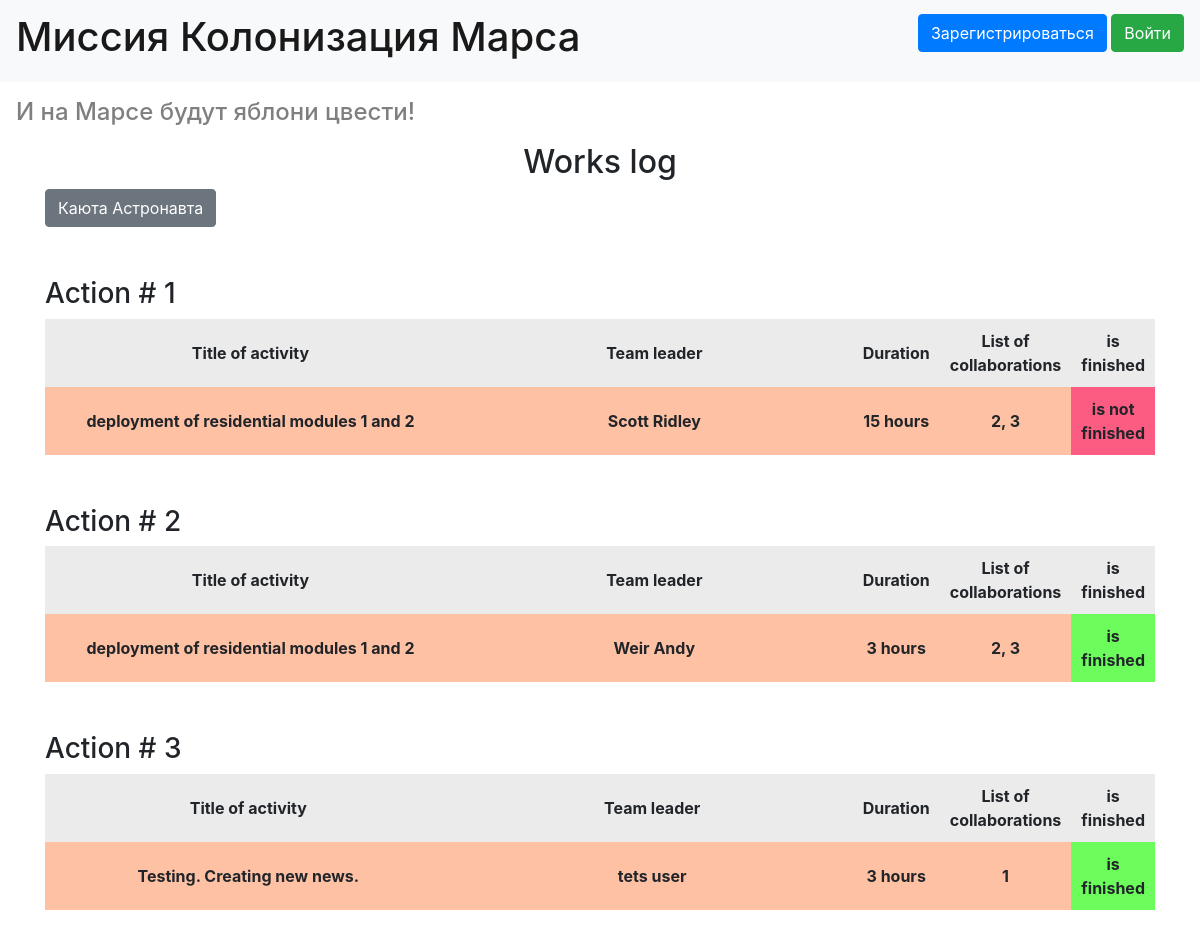
The app's page /index/ with its own data.
### app/data/models/jobs.py (models this page shows)
class Jobs(Declarative_Base, UserMixin, SerializerMixin):
    __tablename__ = 'jobs'
    id = Column(Integer, primary_key=True, autoincrement=True)
    team_leader = Column(Integer, ForeignKey("users.id"))
    job = Column(String, nullable=True)
    work_size = Column(Integer, nullable=True)
    collaborators = Column(String, nullable=True)
    start_date = Column(DateTime, default=datetime.datetime.now)
    end_date = Column(DateTime, nullable=True)
    is_finished = Column(Boolean, default=False)
    is_published = Column(Boolean, default=True)
    user = orm.relationship('User')

### app/routes/main.py (the view)
@bp.route("/")
@bp.route("/index/")
@bp.route("/<title>")
@bp.route("/index/<title>")
def index(title=''):
    with current_app.db_connect.get_session() as session:
        jobs = session.query(Jobs).options(joinedload(Jobs.user)).all()
    models_struct_data = {
        "table_titles": [
            "Title of activity",
            "Team leader",
            "Duration",
            "List of collaborations",
            "is finished"
        ],
        "jobs": []
    }
    for job in jobs:
        job_struct = list()
        job_struct.append(job.id)
        job_struct.append(job.job)
        job_struct.append(job.user.surname + ' ' + job.user.name)
        job_struct.append(str(job.work_size) + " hours")
        job_struct.append(job.collaborators)
        job_struct.append("is finished" if job.is_finished else "is not finished")
        models_struct_data["jobs"].append(job_struct)
    return render_template(
        "index.html",
        title=title,
        data_jobs=models_struct_data,
        style_path=url_for("static", filename="css/style_table.css")
    )

### app/data/db.py (called while the page is built)
    def get_session(self):
        return self.SessionLocal()

### app/templates/index.html (shortened to what this page needs)
{% extends "base.html" %}
{% block add_head %}
    <link
        rel="stylesheet"
        href="{{ style_path }}"
    />
{% endblock add_head %}
{% block content %}
    <h2 class="text-center">Works log</h2>
    <div style="margin-bottom: 50px;" class="d-flex justify-content-between">
        {% if current_user.age is none %}
            {% set age = 25%}
        {% else %}
            {% set age = current_user.age %}
        {% endif %}
        <a href="/table/male/{{age}}" class="btn btn-secondary">Каюта Астронавта</a>
    </div>
    {% for job in data_jobs["jobs"] %}
        <div style="margin-bottom: 50px;">
            <h3>Action # {{ job[0] }}</h3>
            <table>
                <tr>
                    {% for item in data_jobs["table_titles"] %}
                        <th class="text-center">{{item}}</th>
                    {% endfor %}
                </tr>
                <tr>
                    {% for item in job[1:-1] %}
                        <th class="text-center" style="background-color: rgb(255, 193, 164);">
                            {{item}}
                        </th>
                    {% endfor %}
                    {% if "not" in job[-1] %}
                        <th class="text-center" style="background-color: rgb(252, 92, 129);">
                            {{job[-1]}}
                        </th>
                    {% else %}
                        <th class="text-center" style="background-color: rgb(108, 252, 92);">
                            {{job[-1]}}
                        </th>
                    {% endif %}
                </tr>
            </table>
        </div>
    {% endfor %}
{% endblock content %}

### app/templates/base.html (shortened to what this page needs)
<!doctype html>
<html lang="en">
<head>
    <link rel="stylesheet"
          href="https://stackpath.bootstrapcdn.com/bootstrap/4.4.1/css/bootstrap.min.css"
>
    {% block add_head %}{% endblock %}
</head>
<body>
<header>
    <nav class="navbar navbar-light bg-light">
        <a class="navbar-brand" href="/">
            <h1>Миссия Колонизация Марса</h1>
        </a>
        {% if current_user.is_authenticated %}
            <a class="navbar-brand" href="/logout">{{ current_user.surname }} {{ current_user.name }}</a>
        {% else %}
            <p>
                <a class="btn btn-primary " href="/register">Зарегистрироваться</a>
                <a class="btn btn-success" href="/login">Войти</a>
            </p>
        {% endif %}
    </nav>
</header>
<h4 class="m-3 text-black-50">И на Марсе будут яблони цвести!</h4>
<main role="main" class="container">
    {% block content %}{% endblock %}
</main>
</body>
</html>

### app/static/css/style_table.css (style rules this page uses)
th { background-color: rgb(235, 235, 235); width: 50%; padding: 10px; }

### records on screen
Jobs: id "1", item "Title of activity" "Team leader" "Duration" "List of collaborations" "is finished", job "deployment of residential modules 1 and 2", 1 "Scott Ridley" "15 hours", collaborators "2, 3", job "is not finished"
Jobs: id "2", item "Title of activity" "Team leader" "Duration" "List of collaborations" "is finished", job "deployment of residential modules 1 and 2", 1 "Weir Andy" "3 hours", collaborators "2, 3", job "is finished"
Jobs: id "3", item "Title of activity" "Team leader" "Duration" "List of collaborations" "is finished", job "Testing. Creating new news.", 1 "tets user" "3 hours" "1", job "is finished"
